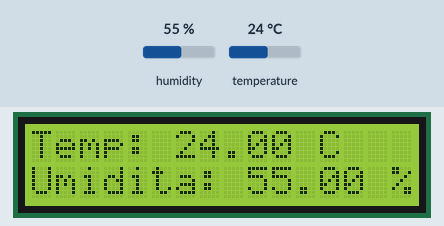
The sketch below on a simulated Arduino Uno, built with avr-gcc and run on an emulated ATmega328P. Shown: 16×2 character LCD. Inputs (shaded band) come from the test bench; at power-on: humidity 55 %, temperature 24 °C.

Above: at 3.2 s.
3.3 s: humidity set to 22 %
At 5.3 s:
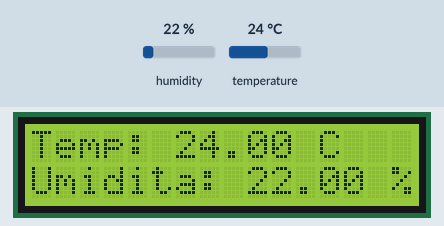
6.0 s: temperature set to 12 °C
At 7.7 s:
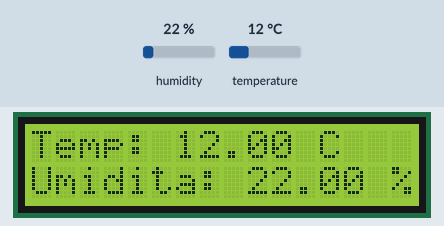
8.7 s: humidity set to 40 %
At 11.2 s:
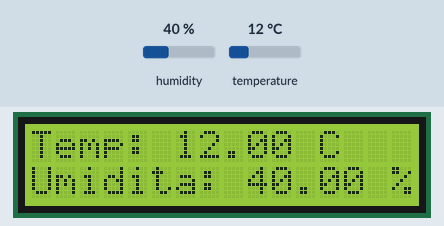
11.8 s: temperature set to 19 °C
At 13.5 s:
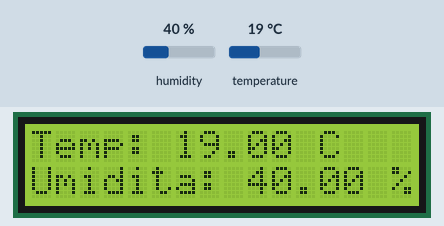
Timing chart, 0 to 15.0 s (numbered marks = the images above; inputs shaded):
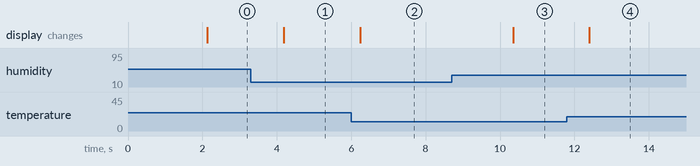

Measured:
- after the input at 3.3 s, the display: changes after 0.88 s (image 1)
- after the input at 6.0 s, the display: changes after 0.24 s (image 2)
- after the input at 8.7 s, the display: changes after 1.6 s (image 3)
- after the input at 11.8 s, the display: changes after 0.60 s (image 4)

The sketch:

DHT11_LCD_Temp_Umid.ino
```cpp
#include <Wire.h>                  // Libreria per la comunicazione I2C
#include <LiquidCrystal_I2C.h>     // Libreria per il display LCD I2C
#include <DHT.h>                   // Libreria per il sensore DHT11

// Configurazione del sensore DHT11
#define DHTPIN 2                   // Il sensore è collegato al pin 2
#define DHTTYPE DHT11              // Stiamo usando un sensore di tipo DHT11
DHT dht(DHTPIN, DHTTYPE);          // Creazione di un oggetto DHT

// Configurazione del display LCD
#define LCD_ADDRESS 0x3F           // Indirizzo del display LCD
LiquidCrystal_I2C lcd(LCD_ADDRESS, 16, 2); // Display 16 colonne, 2 righe

void setup() {
  // Inizializzazione del display
  lcd.init();                      // Avvia il display
  lcd.backlight();                 // Accende la luce del display
  lcd.print("Attendi...");         // Mostra un messaggio iniziale

  // Inizializzazione del sensore DHT11
  dht.begin();
  delay(2000);                     // Aspetta 2 secondi per iniziare
}

void loop() {
  // Legge la temperatura e l'umidità dal sensore
  float temperatura = dht.readTemperature();
  float umidita = dht.readHumidity();

  // Se c'è un errore di lettura, mostra un messaggio
  if (isnan(temperatura) || isnan(umidita)) {
    lcd.clear();
    lcd.print("Errore sensore!");
    delay(2000);                   // Aspetta 2 secondi e riprova
    return;
  }

  // Mostra i dati sul display
  lcd.clear();                     // Pulisce lo schermo
  lcd.setCursor(0, 0);             // Posiziona il testo sulla prima riga
  lcd.print("Temp: ");
  lcd.print(temperatura);          // Mostra la temperatura
  lcd.print(" C");

  lcd.setCursor(0, 1);             // Posiziona il testo sulla seconda riga
  lcd.print("Umidita: ");
  lcd.print(umidita);              // Mostra l'umidità
  lcd.print(" %");

  delay(2000);                     // Aspetta 2 secondi prima della prossima lettura
}
```
